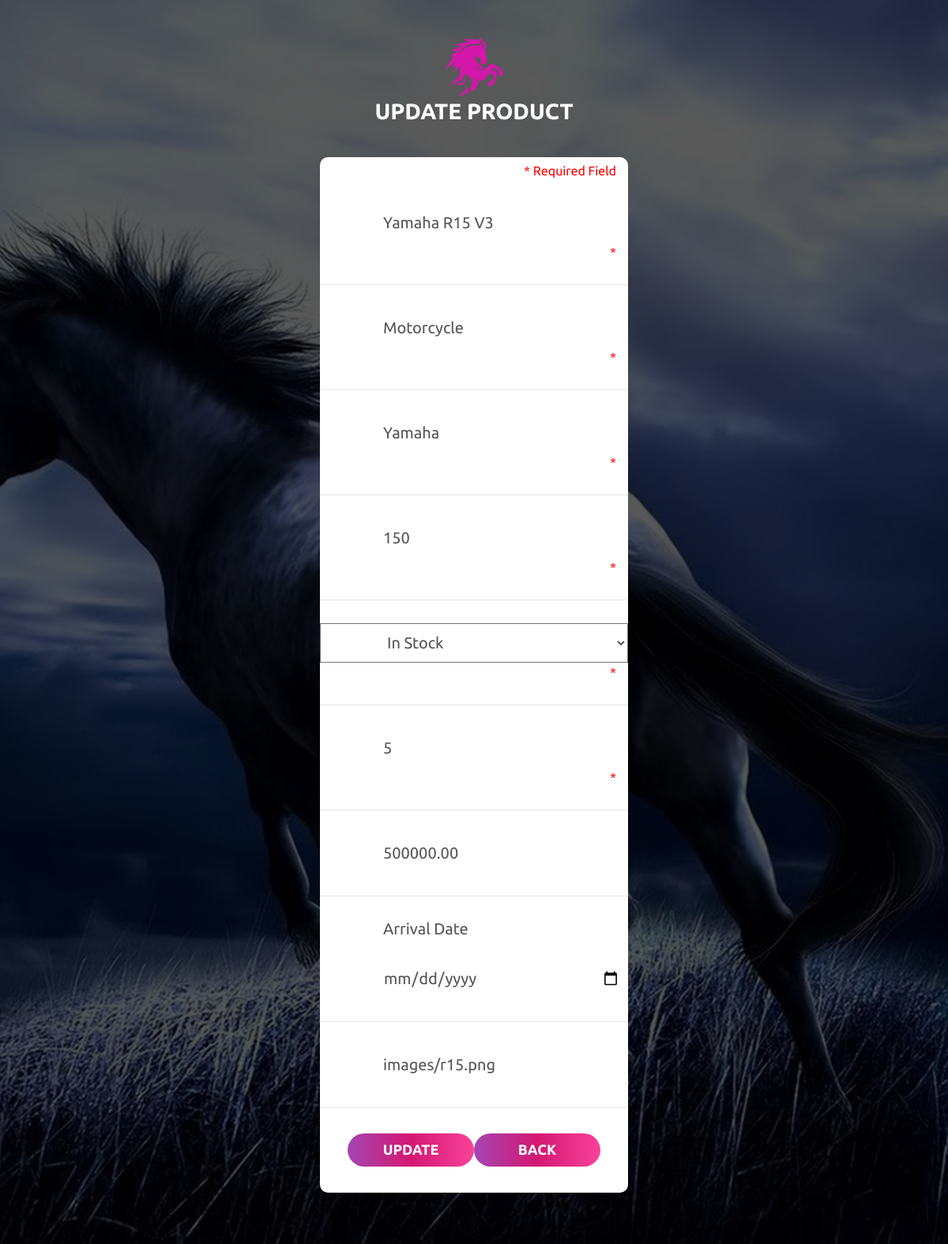
/update_products.php?update=1, run on the app's committed database.
### tables this page shows
CREATE TABLE `product` (
  `product_id` int(7) NOT NULL,
  `product_name` varchar(60) NOT NULL,
  `product_type` varchar(25) NOT NULL,
  `brand` varchar(25) NOT NULL,
  `mileage` int(5) UNSIGNED NOT NULL,
  `storage` int(4) DEFAULT NULL,
  `sale_count` int(4) DEFAULT NULL,
  `book_count` int(4) UNSIGNED DEFAULT NULL,
  `status` varchar(10) DEFAULT NULL,
  `price` decimal(12,2) DEFAULT NULL,
  `image_file` varchar(30) NOT NULL,
  `date_arrived` datetime DEFAULT CURRENT_TIMESTAMP
);

### update_products.php (the view, shortened to what this page needs)
<!DOCTYPE html>
<html lang="en">
<head>
	<link rel="stylesheet" type="text/css" href="css/bootstrap.min.css">
	<link rel="stylesheet" type="text/css" href="css/hamburgers.min.css">
	<link rel="stylesheet" type="text/css" href="css/fonts.css">
	<link rel="stylesheet" type="text/css" href="css/icon-font.min.css">
	<link rel="stylesheet" type="text/css" href="css/form.css">
	<link rel="stylesheet" type="text/css" href="css/short.css">
</head>
<body>
	<div class="limiter">
		<div class="container-login100" style="background-image: url('images/stallion.jpg');">
			<div class="wrap-login100 p-t-30 p-b-50">
				<span class="login100-form-title p-b-41">
				<img src="images/icon-violet.png" alt="Logo" width=80px><br>
					Update Product
				</span>
				<?php
                if(isset($_GET['update'])){
                    $pid = $_GET['update'];
                    update($pid);
                }
                function update($pid){
                    $db = mysqli_connect(dbhost,dbuser,dbpass,database);
                    $sql_t = "SELECT * from product WHERE product_id = $pid";
                    if($res = mysqli_query($db,$sql_t)){
                        $rw = mysqli_fetch_assoc($res);
                    }
                    $pnameErr = $typeErr = $statusErr = $brandErr = $priceErr = $stockErr = $mileErr = "";
				echo '<form class="login100-form p-b-33 p-t-5" method="post" action="update_products.php?update='.$pid.'">
					<div style="text-align:right; padding-right:15px">
						<span class="error">* Required Field</span>
					</div>';
                echo    '<div class="wrap-input100">
						<input class="input100" type="text" name="pname" placeholder="Product Name" value="'.$rw['product_name'].'">
						<span class="focus-input100" data-placeholder="&#xe60b;"></span>
						<div style="text-align:right; padding-right:15px">
							<span class="error">* '.$pnameErr.'</span>
						</div>
					</div>';
				echo	'<div class="wrap-input100">
						<input class="input100" type="text" name="type" placeholder="Product Type" value="'.$rw['product_type'].'">
						<span class="focus-input100" data-placeholder="&#xe60b;"></span>
						<div style="text-align:right; padding-right:15px">
							<span class="error">* '.$typeErr.'</span>
						</div>
                    </div>';
                echo    '<div class="wrap-input100">
						<input class="input100" type="text" name="brand" placeholder="Brand Name" value="'.$rw['brand'].'">
						<span class="focus-input100" data-placeholder="&#xe60b;"></span>
						<div style="text-align:right; padding-right:15px">
							<span class="error">* '.$brandErr.'</span>
						</div>
                    </div>';
				echo	'<div class="wrap-input100">
						<input class="input100" type="number" name="mileage" placeholder="Speed" value="'.$rw['mileage'].'">
						<span class="focus-input100" data-placeholder="&#xe60b;"></span>
						<div style="text-align:right; padding-right:15px">
							<span class="error">* '.$mileErr.'</span>
						</div>
                    </div>';
				echo	'<div class="wrap-input100">
                        <select class="input100" name="status">';
                        if($rw['status']==""){
                            echo '<option hidden>Status</option>';
                        } else {
                            echo '<option value="'.$rw['status'].'">'.$rw['status'].'</option>';
                        }
                    echo        '<option value="In Stock">In Stock</option>
                            <option value="Upcoming">Upcoming</option>
							<option value="Stock Out">Stock Out</option>
                        </select>
						<span class="focus-input100" data-placeholder="&#xe60b;"></span>
						<div style="text-align:right; padding-right:15px">
							<span class="error">* '.$statusErr.'</span>
						</div>
                    </div>';
				echo	'<div class="wrap-input100">
						<input class="input100" type="number" name="stock" placeholder="Number of Stock" value="'.$rw['storage'].'">
						<span class="focus-input100" data-placeholder="&#xe60b;"></span>
						<div style="text-align:right; padding-right:15px">
							<span class="error">* '.$stockErr.'</span>
						</div>
                    </div>';
                echo    '<div class="wrap-input100">
						<input class="input100" type="number" name="price" placeholder="Product Price" value="'.$rw['price'].'">
						<span class="focus-input100" data-placeholder="&#xe60b;"></span>
						<div style="text-align:right; padding-right:15px">
							<span class="error">'.$priceErr.'</span>
						</div>
                    </div>';
                echo    '<div class="wrap-input100">
					<p class="input100">Arrival Date</p>
						<input class="input100" type="date" name="date" placeholder="Arrival Date" value="'.$rw['date_arrived'].'">
						<span class="focus-input100" data-placeholder="&#xe60b;"></span>
					</div>';
                echo    '<div class="wrap-input100">
						<input class="input100" type="text" name="image" placeholder="Image Location" value="'.$rw['image_file'].'">
						<span class="focus-input100" data-placeholder="&#xe60b;"></span>
                    </div>';
                echo    '<div class="container-login100-form-btn m-t-32">
						<input class="login100-form-btn active" type="submit" value="Update">
						<a class="login100-form-btn" href="edit_products.php?filter">
							Back
						</a>
                    </div>';
				echo '</form>';
                }
                ?>
			</div>
		</div>
	</div>
</body>
</html>

### css/form.css (style rules this page uses)
* { margin: 0px; padding: 0px; box-sizing: border-box; }
body, html { height: 100%; font-family: Ubuntu-Regular, sans-serif; }
.error { color: #FF0000; }
a { font-family: Ubuntu-Regular; font-size: 14px; line-height: 1.7; color: #666666; margin: 0px; transition: all 0.4s; -webkit-transition: all 0.4s; -o-transition: all 0.4s; -moz-transition: all 0.4s; }
p { font-family: Ubuntu-Regular; font-size: 14px; line-height: 1.7; color: #666666; margin: 0px; }
input { outline: none; border: none; }
.limiter { width: 100%; margin: 0 auto; }
.container-login100 { width: 100%; min-height: 100vh; display: -webkit-box; display: -webkit-flex; display: -moz-box; display: -ms-flexbox; display: flex; flex-wrap: wrap; justify-content: center; align-items: center; padding: 15px; background-repeat: no-repeat; background-position: center; background-size: cover; position: relative; z-index: 1; }
.container-login100::before { content: ""; display: block; position: absolute; z-index: -1; width: 100%; height: 100%; top: 0; left: 0; background-color: rgba(0,0,0,0.65); }
.wrap-login100 { width: 390px; border-radius: 10px; overflow: hidden; background: transparent; }
.login100-form { width: 100%; border-radius: 10px; background-color: #fff; }
.login100-form-title { font-family: Ubuntu-Bold; font-size: 28px; color: #fff; line-height: 1.2; text-align: center; text-transform: uppercase; display: block; }
.wrap-input100 { width: 100%; position: relative; border-bottom: 1px solid #e6e6e6; padding: 29px 0; }
.input100 { font-family: Ubuntu-Regular; font-size: 20px; color: #555555; line-height: 1.2; display: block; width: 100%; height: 50px; background: transparent; padding: 0 10px 0 80px; -webkit-transition: all 0.4s; -o-transition: all 0.4s; -moz-transition: all 0.4s; transition: all 0.4s; }
.focus-input100 { position: absolute; display: block; width: 100%; height: 100%; top: 0; left: 0; pointer-events: none; }
.focus-input100::before { content: ""; display: block; position: absolute; bottom: -1px; left: 0; width: 0; height: 1px; -webkit-transition: all 0.4s; -o-transition: all 0.4s; -moz-transition: all 0.4s; transition: all 0.4s; background: #d41872; background: -webkit-linear-gradient(left, #a445b2, #d41872, #fa4299); background: -o-linear-gradient(left, #a445b2, #d41872, #fa4299); background: -moz-linear-gradient(left, #a445b2, #d41872, #fa4299); background: linear-gradient(left, #a445b2, #d41872, #fa4299); }
.focus-input100::after { font-family: Linearicons-Free; font-size: 18px; color: #999999; content: attr(data-placeholder); display: block; width: 100%; position: absolute; top: 40px; left: 35px; -webkit-transition: all 0.4s; -o-transition: all 0.4s; -moz-transition: all 0.4s; transition: all 0.4s; }
.container-login100-form-btn { width: 100%; display: -webkit-box; display: -webkit-flex; display: -moz-box; display: -ms-flexbox; display: flex; flex-wrap: wrap; justify-content: center; }
.login100-form-btn { font-family: Ubuntu-Bold; font-size: 18px; color: #fff; line-height: 1.2; text-transform: uppercase; display: -webkit-box; display: -webkit-flex; display: -moz-box; display: -ms-flexbox; display: flex; justify-content: center; align-items: center; padding: 0 20px; min-width: 160px; height: 42px; border-radius: 21px; background: #d41872; background: -webkit-linear-gradient(left, #a445b2, #d41872, #fa4299); background: -o-linear-gradient(left, #a445b2, #d41872, #fa4299); background: -moz-linear-gradient(left, #a445b2, #d41872, #fa4299); background: linear-gradient(left, #a445b2, #d41872, #fa4299); position: relative; z-index: 1; -webkit-transition: all 0.4s; -o-transition: all 0.4s; -moz-transition: all 0.4s; transition: all 0.4s; }
.login100-form-btn::before { content: ""; display: block; position: absolute; z-index: -1; width: 100%; height: 100%; border-radius: 21px; background-color: #555555; top: 0; left: 0; opacity: 0; -webkit-transition: all 0.4s; -o-transition: all 0.4s; -moz-transition: all 0.4s; transition: all 0.4s; }

### update_products.php (style rules this page uses)
.error { color: #FF0000; }

### data on the page
product: pname "Yamaha R15 V3", type "Motorcycle", brand "Yamaha", mileage "150", status "In Stock", stock "5", price "500000.00", image "images/r15.png"
